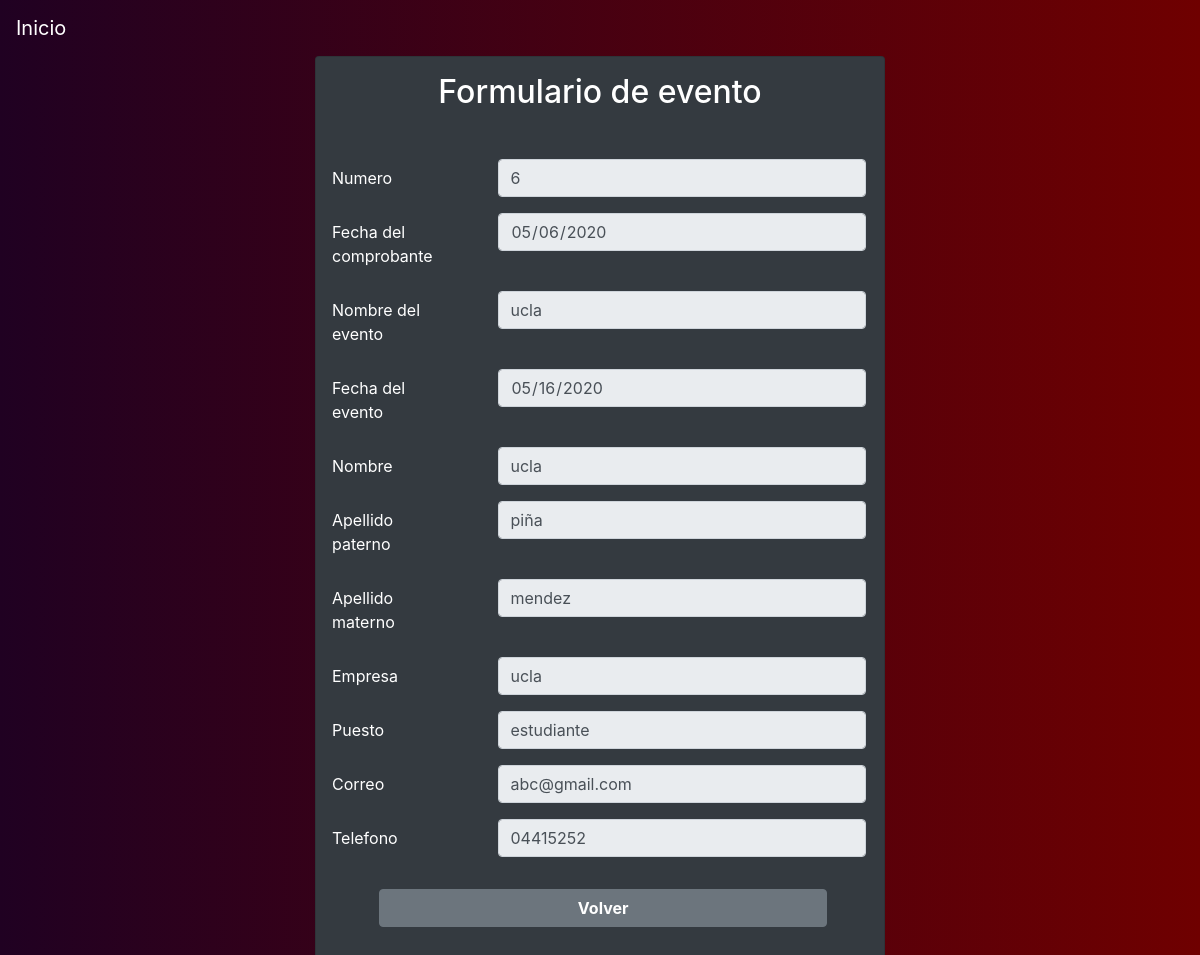
The app's page /comprobante-inactive/abc@gmail.com/20/ucla with its own data.
### tables this page shows
CREATE TABLE Comprobante (
       id              integer      not null
        primary key autoincrement,
       fecha  date not null,
       estado text not null ,
       evento_id integer not null,
       participante_correo text not null,
       foreign key (evento_id) references Evento(id),
       foreign key (participante_correo) references Participante(correo)
);

CREATE TABLE "Evento"
(
	id INTEGER not null
		constraint Evento_pk
			primary key autoincrement,
	nombre text not null,
	fecha date not null,
	numero_asientos_total int not null,
	numero_asientos_reservados int not null
);

CREATE TABLE "Participante"
(
	nombre text not null,
	apellido_paterno text not null,
	apellido_materno text not null,
	empresa text not null,
	puesto text not null,
	correo text not null,
	telefono text not null,
	evento_id integer not null
		references Evento (id),
	primary key (correo, evento_id)
);

### app.py (the view)
@app.route("/comprobante-inactive/<correo>/<id>/<name>")
def comprobante_inactive(correo, id, name):
    participante = query_db('SELECT * FROM Participante WHERE evento_id = ? and  correo = ? ', [id, correo], True)
    comprobante = query_db('SELECT * FROM Comprobante WHERE evento_id = ? and  participante_correo = ? ',
                           [id, correo], True)
    event = query_db('SELECT * FROM Evento WHERE id  = ?', [id], True)
    return render_template('comprobante_inactive.html', participante=participante,
                           comprobante=comprobante, event=event,
                           name=name, correo=correo, id=id)

### app.py (called while the page is built)
def make_dicts(cursor, row):
    return dict((cursor.description[idx][0], value)
                for idx, value in enumerate(row))

def get_db():
    db = getattr(g, '_database', None)
    if db is None:
        db = g._database = sqlite3.connect(DATABASE)
        db.row_factory = make_dicts
    return db

@app.teardown_appcontext
def close_connection(exception):
    db = getattr(g, '_database', None)
    if db is not None:
        db.close()

def query_db(query, args=(), one=False):
    cur = get_db().execute(query, args)
    rv = cur.fetchall()
    cur.close()
    return (rv[0] if rv else None) if one else rv

### templates/comprobante_inactive.html
{% extends 'layout.html' %}
{% block body %}
<div class="container-fluid">
    <div class="bg-custom row align-items-center justify-content-center vh-100">
        <div class="col-md-6">
            <div class="card bg-dark">
                <div class="car-body text-white">
                    <h2 class="card-title text-center mt-3"> Formulario de evento</h2>
                    <form class="my-5">
                        <div class="form-group row">
                            <label for="comprobante-id"  class="col-sm-3 col-form-label mx-3">Numero</label>
                            <div class="col-sm-8">
                              <input type="text" name="name" class="form-control" id="comprobante-id"
                                     value="{{comprobante.id}}" readonly>
                            </div>
                        </div>
                        <div class="form-group row">
                            <label for="comprobante-fecha"  class="col-sm-3 col-form-label mx-3">Fecha del comprobante</label>
                            <div class="col-sm-8">
                              <input type="date" name="name" class="form-control" id="comprobante-fecha"
                                     value={{comprobante.fecha}} readonly>
                            </div>
                        </div>
                        <div class="form-group row">
                            <label for="event-name"  class="col-sm-3 col-form-label mx-3">Nombre del evento</label>
                            <div class="col-sm-8">
                              <input type="text" name="name" class="form-control" id="event-name"
                                     value="{{event.nombre}}" readonly>
                            </div>
                        </div>
                        <div class="form-group row">
                            <label for="event-fecha"  class="col-sm-3 col-form-label mx-3">Fecha del evento</label>
                            <div class="col-sm-8">
                              <input type="date" name="name" class="form-control" id="event-fecha"
                                     value={{event.fecha}} readonly>
                            </div>
                        </div>
                        <div class="form-group row">
                            <label for="nombre"  class="col-sm-3 col-form-label mx-3">Nombre</label>
                            <div class="col-sm-8">
                              <input type="text" name="name" class="form-control" id="nombre"
                                     value="{{participante.nombre}}" readonly>
                            </div>
                        </div>
                        <div class="form-group row">
                            <label for="apellido-paterno" class="col-sm-3 col-form-label mx-3">Apellido paterno</label>
                            <div class="col-sm-8">
                              <input type="text"  name="apellido_paterno" class="form-control" id="apellido-paterno"
                                     value="{{participante.apellido_paterno}}" readonly>
                            </div>
                        </div>
                        <div class="form-group row">
                            <label for="apellido-materno" class="col-sm-3 col-form-label mx-3">Apellido materno</label>
                            <div class="col-sm-8">
                              <input type="text"  name="apellido_materno" class="form-control" id="apellido-materno"
                                     value="{{participante.apellido_materno}}" readonly>
                            </div>
                        </div>
                        <div class="form-group row">
                            <label for="empresa" class="col-sm-3 col-form-label mx-3">Empresa</label>
                            <div class="col-sm-8">
                              <input type="text"  name="empresa" class="form-control" id="empresa"
                                     value="{{participante.empresa}}" readonly>
                            </div>
                        </div>
                         <div class="form-group row">
                            <label for="puesto" class="col-sm-3 col-form-label mx-3">Puesto</label>
                            <div class="col-sm-8">
                              <input type="text"  name="puesto" class="form-control" id="puesto"
                                     value="{{participante.puesto}}" readonly>
                            </div>
                        </div>
                        <div class="form-group row">
                            <label for="correo" class="col-sm-3 col-form-label mx-3">Correo</label>
                            <div class="col-sm-8">
                              <input type="email"  name="correo" class="form-control" id="correo"
                                     value="{{participante.correo}}" readonly>
                            </div>
                        </div>
                        <div class="form-group row">
                            <label for="telefono" class="col-sm-3 col-form-label mx-3">Telefono</label>
                            <div class="col-sm-8">
                              <input type="number" name="telefono" class="form-control" id="telefono" min="0"
                                     value={{participante.telefono}} readonly>
                            </div>
                        </div>
                        <div class="col-sm-12">
                              <a class="btn btn-secondary mx-5 mt-3  col-sm-10 font-weight-bold" href="/detail-event/{{participante.evento_id}}/{{name}}">Volver</a>
                        </div>
                    </form>
                </div>
            </div>
        </div>
    </div>
</div>
{% endblock %}

### static/css/custom.css (style rules this page uses)
.bg-custom { background: #200122; background: -webkit-linear-gradient(to right,#200122, #6f0000); background: linear-gradient(to right, #200122, #6f0000); }
body { background: #200122; background: -webkit-linear-gradient(to right,#200122, #6f0000); background: linear-gradient(to right, #200122, #6f0000); }

### records on screen
Comprobante: name "6", name "05/06/2020"
Evento: name "ucla", name "05/16/2020"
Participante: name "ucla", apellido_paterno "piña", apellido_materno "mendez", empresa "ucla", puesto "estudiante", correo "abc@gmail.com", telefono "04415252"
